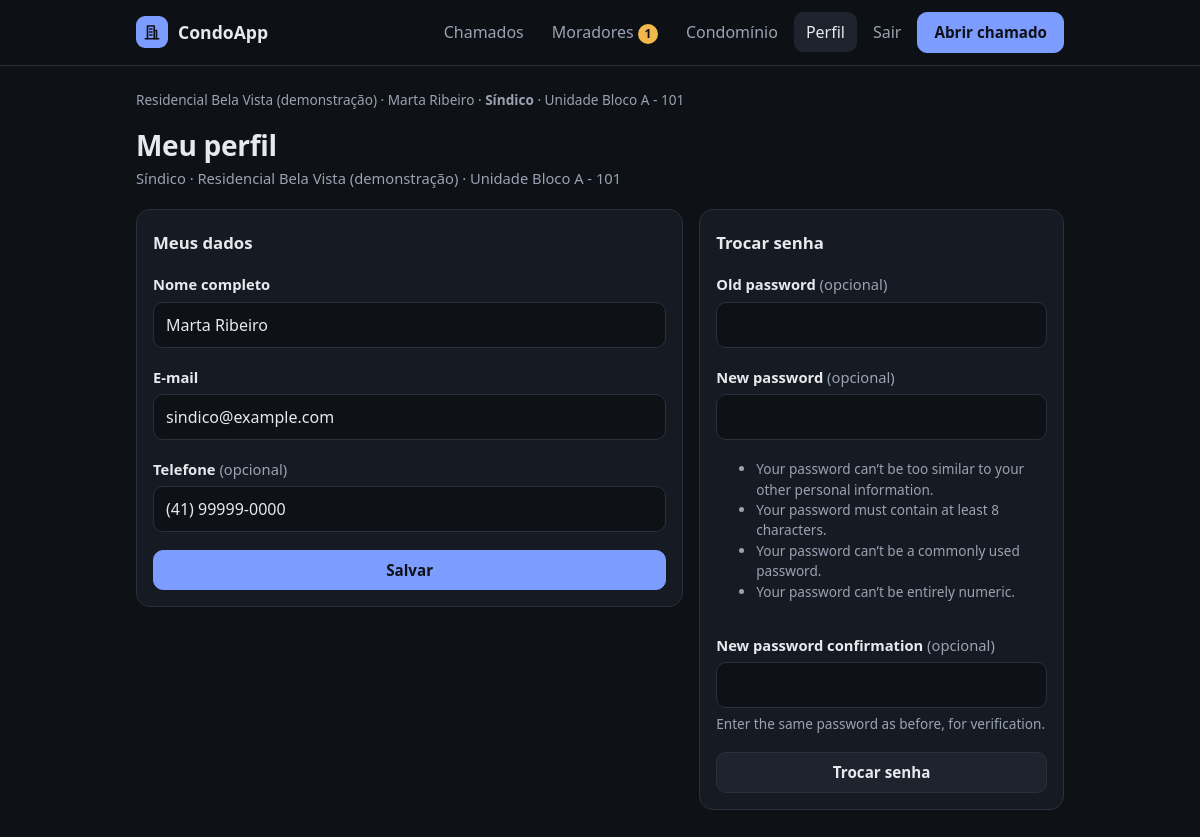
The app's page /perfil/ (signed in) with its own data.
### core/models.py (models this page shows, shortened)
class Perfil(models.Model):
    SINDICO = "sindico"
    MORADOR = "morador"
    PAPEIS = [(SINDICO, "Síndico"), (MORADOR, "Morador")]
    usuario = models.OneToOneField(settings.AUTH_USER_MODEL, on_delete=models.CASCADE, related_name="perfil")
    condominio = models.ForeignKey(Condominio, on_delete=models.CASCADE, related_name="perfis")
    unidade = models.ForeignKey(
        Unidade, on_delete=models.SET_NULL, null=True, blank=True,
        related_name="moradores", verbose_name="unidade",
    )
    papel = models.CharField("perfil", max_length=10, choices=PAPEIS, default=MORADOR)
    telefone = models.CharField("telefone", max_length=20, blank=True)
    aprovado = models.BooleanField("aprovado pelo síndico", default=False)
    criado_em = models.DateTimeField("cadastrado em", auto_now_add=True)
    class Meta:
        ordering = ["usuario__first_name"]
        verbose_name = "perfil"
        verbose_name_plural = "perfis"
    @property
    def nome(self):
        return self.usuario.get_full_name() or self.usuario.email
    @property
    def eh_sindico(self):
        return self.papel == self.SINDICO

class Condominio(models.Model):
    nome = models.CharField("nome", max_length=100)
    endereco = models.CharField("endereço", max_length=200)
    numero_unidades = models.PositiveIntegerField(
        "número de casas/apartamentos",
        validators=[MinValueValidator(1), MaxValueValidator(500)],
    )
    codigo_convite = models.CharField("código de convite", max_length=20, unique=True, default=gerar_codigo_convite)
    criado_em = models.DateTimeField("criado em", auto_now_add=True)
    class Meta:
        ordering = ["nome"]
        verbose_name = "condomínio"
        verbose_name_plural = "condomínios"
    def __str__(self):
        return self.nome

class Unidade(models.Model):
    condominio = models.ForeignKey(Condominio, on_delete=models.CASCADE, related_name="unidades")
    identificador = models.CharField("identificador", max_length=30)
    class Meta:
        ordering = ["id"]
        verbose_name = "unidade"
        verbose_name_plural = "unidades"
        constraints = [
            models.UniqueConstraint(
                fields=["condominio", "identificador"], name="unidade_unica_por_condominio"
            )
        ]
    def __str__(self):
        return self.identificador

### core/views.py (the view, shortened to what this page needs)
# urls.py: path("perfil/", views.meu_perfil, name="meu_perfil"),
@perfil_obrigatorio
def meu_perfil(request):
    perfil = request.perfil
    dados = MeuPerfilForm(request.POST if "dados" in request.POST else None, perfil=perfil)
    senha = PasswordChangeForm(request.user, request.POST if "senha" in request.POST else None, label_suffix="")
    return render(request, "core/meu_perfil.html", {"form_dados": dados, "form_senha": senha})

### core/forms.py (shortened to what this page needs)
class MeuPerfilForm(FormSimples):
    nome = forms.CharField(label="Nome completo", max_length=150)
    email = forms.EmailField(label="E-mail")
    telefone = forms.CharField(label="Telefone", max_length=20, required=False, widget=forms.TextInput(attrs={"inputmode": "tel"}))
    def __init__(self, *args, perfil, **kwargs):
        self.perfil = perfil
        u = perfil.usuario
        kwargs.setdefault("initial", {"nome": u.get_full_name(), "email": u.email, "telefone": perfil.telefone})
        super().__init__(*args, **kwargs)

### core/acesso.py (called while the page is built)
def perfil_obrigatorio(view):
    @wraps(view)
    def interna(request, *args, **kwargs):
        user = request.user
        if not user.is_authenticated:
            return redirect_to_login(request.get_full_path())
        perfil = getattr(user, "perfil", None)
        if perfil is None:
            if user.is_staff:
                return redirect("admin:index")
            logout(request)
            messages.error(request, "Esta conta não está ligada a nenhum condomínio.")
            return redirect("entrar")
        if not perfil.aprovado:
            logout(request)
            messages.error(request, "Seu cadastro ainda aguarda a aprovação do síndico.")
            return redirect("entrar")
        request.perfil = perfil
        return view(request, *args, **kwargs)
    return interna

### core/contexto.py (called while the page is built)
def perfil(request):
    user = getattr(request, "user", None)
    perfil = getattr(user, "perfil", None) if user and user.is_authenticated else None
    pendentes = 0
    if perfil and perfil.aprovado and perfil.eh_sindico:
        pendentes = Perfil.objects.filter(condominio=perfil.condominio_id, aprovado=False).count()
    return {"perfil": perfil, "pendentes": pendentes}

### core/templates/core/meu_perfil.html (shortened to what this page needs)
{% extends "core/base.html" %}
{% block conteudo %}
<div class="cabecalho-pagina">
  <div>
    <h1>Meu perfil</h1>
    <p class="sutil">{{ perfil.get_papel_display }} · {{ perfil.condominio.nome }}{% if perfil.unidade %} · Unidade {{ perfil.unidade }}{% endif %}</p>
  </div>
</div>
<div class="grade-detalhe">
  <form method="post" class="cartao formulario">
    <h2 class="cartao-titulo">Meus dados</h2>
    {% for campo in form_dados %}
      {% include "core/_campo.html" %}
    {% endfor %}
    <button type="submit" name="dados" class="botao botao-primario">Salvar</button>
  </form>
  <form method="post" class="cartao formulario">
    <h2 class="cartao-titulo">Trocar senha</h2>
    {% for campo in form_senha %}
      {% include "core/_campo.html" %}
    {% endfor %}
    <button type="submit" name="senha" class="botao">Trocar senha</button>
  </form>
</div>
{% endblock %}

### core/templates/core/base.html (shortened to what this page needs)
{% load static %}<!doctype html>
<html lang="pt-br">
<head>
  <link rel="stylesheet" href="{% static 'core/style.css' %}">
</head>
<body>
  <header class="topo">
    <div class="topo-interno">
      <a class="marca" href="{% url 'inicio' %}">
        <span class="marca-icone" aria-hidden="true">
          <svg viewBox="0 0 24 24" width="18" height="18" fill="none" stroke="currentColor" stroke-width="2.2" stroke-linecap="round" stroke-linejoin="round"><path d="M6 21V4h9v17"/><path d="M15 10h3v11"/><path d="M3 21h18"/><path d="M9 8h3M9 12h3M9 16h3"/></svg>
        </span>
        CondoApp
      </a>
      {% if perfil and perfil.aprovado %}
      {% with pagina=request.resolver_match.url_name %}
      <nav class="menu" aria-label="Principal">
        <a href="{% url 'chamado_lista' %}"{% if pagina in "chamado_lista chamado_detalhe chamado_editar" %} aria-current="page"{% endif %}>Chamados</a>
        {% if perfil.eh_sindico %}
          <a href="{% url 'moradores' %}">Moradores{% if pendentes %} <span class="contador" title="Cadastros aguardando aprovação">{{ pendentes }}</span>{% endif %}</a>
          <a href="{% url 'condominio' %}"{% if pagina in "condominio unidades" %} aria-current="page"{% endif %}>Condomínio</a>
        {% endif %}
        <a href="{% url 'meu_perfil' %}"{% if pagina == "meu_perfil" %} aria-current="page"{% endif %}>Perfil</a>
        <form method="post" action="{% url 'sair' %}" class="form-sair">
          <button type="submit" class="link-botao">Sair</button>
        </form>
        <a class="botao botao-primario" href="{% url 'chamado_novo' %}">Abrir chamado</a>
      </nav>
      {% endwith %}
      {% else %}
      <nav class="menu" aria-label="Conta">
        <a href="{% url 'entrar' %}">Entrar</a>
        <a class="botao botao-primario" href="{% url 'cadastro_sindico' %}">Cadastrar condomínio</a>
      </nav>
      {% endif %}
    </div>
  </header>
  <main class="conteudo">
    {% if perfil and perfil.aprovado %}
      <p class="contexto-usuario">{{ perfil.condominio }} · {{ perfil.nome }} · <strong>{{ perfil.get_papel_display }}</strong>{% if perfil.unidade %} · Unidade {{ perfil.unidade }}{% endif %}</p>
    {% endif %}
    {% block conteudo %}{% endblock %}
  </main>
</body>
</html>

### core/templates/core/_campo.html
<div class="campo {{ campo.css_classes }}">{{ campo.as_field_group }}</div>

### core/static/core/style.css (style rules this page uses)
:root { color-scheme: dark; --fundo: #0e1116; --superficie: #161a22; --superficie-2: #1e232d; --borda: #2a303c; --borda-forte: #3a4252; --texto: #e7e9ee; --texto-sutil: #9aa3b2; --primaria: #7c9cff; --primaria-hover: #97b1ff; --primaria-texto: #0e1116; --azul: #7c9cff; --amarelo: #f2b84b; --verde: #45d09e; --vermelho: #ff7a7a; --cinza: #8b93a1; --raio: 14px; }
*, *::before, *::after { box-sizing: border-box; }
body { margin: 0; background: var(--fundo); color: var(--texto); font: 1rem/1.5 system-ui, -apple-system, "Segoe UI", Roboto, sans-serif; -webkit-text-size-adjust: 100%; }
a { color: var(--primaria); text-decoration: none; }
h1 { margin: 0; font-size: 1.45rem; line-height: 1.25; letter-spacing: -0.01em; }
.topo { position: sticky; top: 0; z-index: 10; background: rgb(14 17 22 / 0.88); backdrop-filter: blur(8px); border-bottom: 1px solid var(--borda); }
.topo-interno { max-width: 960px; margin: 0 auto; padding: 12px 16px; display: flex; flex-wrap: wrap; align-items: center; justify-content: space-between; gap: 10px 16px; }
.marca { display: flex; align-items: center; gap: 10px; color: var(--texto); font-weight: 700; font-size: 1.1rem; }
.marca-icone { display: grid; place-items: center; width: 32px; height: 32px; border-radius: 9px; background: var(--primaria); color: var(--primaria-texto); }
.menu { display: flex; align-items: center; gap: 4px; }
.menu a:not(.botao) { padding: 8px 12px; border-radius: 9px; color: var(--texto-sutil); font-weight: 500; }
.menu a:not(.botao):hover, .menu a[aria-current="page"] { color: var(--texto); background: var(--superficie-2); }
.conteudo { max-width: 960px; margin: 0 auto; padding: 24px 16px 56px; }
.cabecalho-pagina { display: flex; align-items: flex-start; justify-content: space-between; gap: 12px; margin-bottom: 20px; }
.sutil { margin: 4px 0 0; color: var(--texto-sutil); font-size: 0.92rem; }
.botao { display: inline-flex; align-items: center; justify-content: center; min-height: 40px; padding: 8px 16px; border: 1px solid var(--borda); border-radius: 10px; background: var(--superficie-2); color: var(--texto); font: inherit; font-size: 0.95rem; font-weight: 600; white-space: nowrap; cursor: pointer; }
.botao-primario { background: var(--primaria); border-color: var(--primaria); color: var(--primaria-texto); }
.cartao { padding: 16px; background: var(--superficie); border: 1px solid var(--borda); border-radius: var(--raio); }
.cartao-titulo { margin: 4px 0 0; font-size: 1.05rem; }
.grade-detalhe { display: grid; gap: 16px; }
form.cartao { max-width: 640px; }
.formulario { display: grid; gap: 18px; }
.campo, .campo fieldset { display: grid; gap: 6px; min-width: 0; }
.campo > label, .campo legend { font-size: 0.92rem; font-weight: 600; }
.campo:not(.obrigatorio) > label::after { content: " (opcional)"; color: var(--texto-sutil); font-weight: 400; }
.campo .helptext { order: 3; color: var(--texto-sutil); font-size: 0.85rem; }
input:not([type="checkbox"], [type="radio"]), select, textarea { width: 100%; padding: 10px 12px; border: 1px solid var(--borda); border-radius: 10px; background: var(--fundo); color: var(--texto); font: inherit; }
::placeholder { color: #6b7383; }
@media (min-width: 720px) { h1 { font-size: 1.75rem; } }
@media (min-width: 720px) { .conteudo { padding-top: 32px; } }
@media (min-width: 720px) { .grade-detalhe { grid-template-columns: 3fr 2fr; align-items: start; } }
.menu { flex-wrap: wrap; }
.form-sair { margin: 0; }
.link-botao { padding: 8px 12px; border: 0; border-radius: 9px; background: none; color: var(--texto-sutil); font: inherit; font-weight: 500; cursor: pointer; }
.contador { display: inline-grid; place-items: center; min-width: 20px; height: 20px; padding: 0 6px; border-radius: 999px; background: var(--amarelo); color: var(--fundo); font-size: 0.75rem; font-weight: 700; }
.contexto-usuario { margin: -8px 0 18px; color: var(--texto-sutil); font-size: 0.85rem; }
.grade-detalhe > form.cartao { max-width: none; }

### records on screen
Perfil: condominio "Residencial Bela Vista (demonstração)", nome "Marta Ribeiro", papel "Síndico", unidade "Bloco A - 101", condominio.nome "Residencial Bela Vista (demonstração)", telefone "(41) 99999-0000"

### other values on screen
{{ pendentes }} "1"
